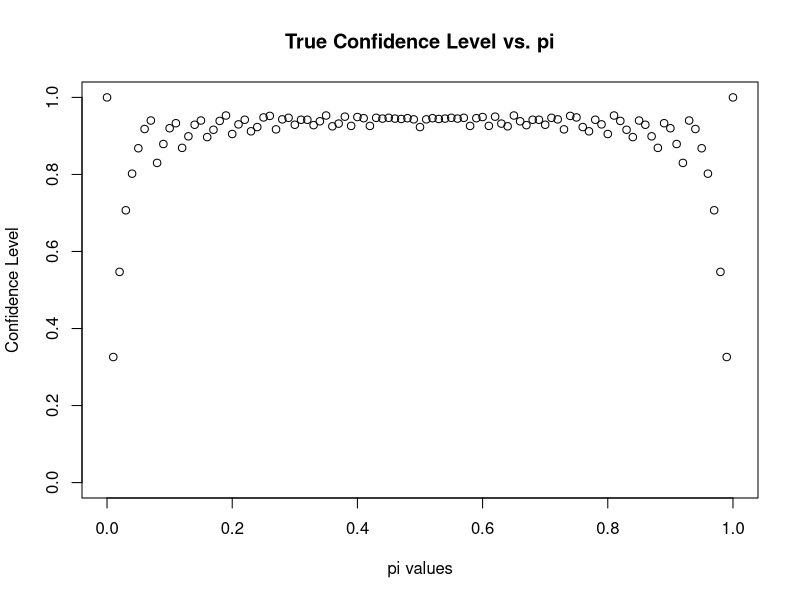

Write R code to recreate this figure.
## ---- chunk 1
knitr::opts_chunk$set(echo = FALSE)
## ---- chunk 2
TrueCI <- function(pi){
  set.seed(123)
  piest <- rbinom(n = 1000, size = 40, prob = pi)/40
  lower <- piest - qnorm(0.975) * sqrt(piest*(1-piest)/40)
  upper <- piest + qnorm(0.975) * sqrt(piest*(1-piest)/40)
  sum(lower <= pi & upper >= pi) / 1000
}

pi <- seq(0,1,by=0.01)
plot(pi, lapply(pi, TrueCI), ylim = c(0,1), ylab="Confidence Level", xlab="pi values", main = "True Confidence Level vs. pi")
## ---- chunk 3
set.seed(123)
bin_sample = rbinom(n = 1000,
                    size = 10,
                    prob = 0.6)
Pr3 <- sum(bin_sample == 3) / length(bin_sample) 
Pr3
